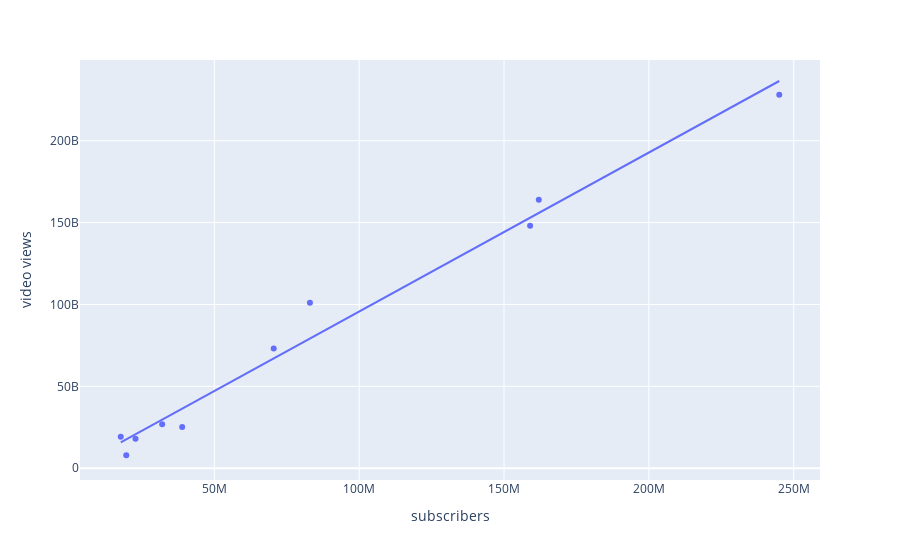

Here is the notebook cell this chart was saved with:
### Markdown cell above
Being in the top 10 of most subscribers, there seems to be some positive correlation with the amount of subscribers they have with the amount of video views with an R^2 of 0.55

### Code cell
px.scatter(df[df['Youtuber'].isin(top10_earnings['Youtuber'])], x='subscribers', y='video views', trendline='ols', hover_data=['Youtuber'])

### Figure 1 — Plotly figure (JSON) as saved in the notebook; plotly's stock layout.template omitted (floating-point values rounded to 4 significant figures)
{"data": [{"customdata": [["T-Series"], ["Cocomelon - Nursery Rhymes"], ["SET India"], ["Sony SAB"], ["Zee TV"], ["GR6 EXPLODE"], ["StarPlus"], ["KL BRO Biju Rithvik"], ["DaFuq!?Boom!"], ["ýýýýýýýýý KIMPRO"]], "hovertemplate": "subscribers=%{x}<br>video views=%{y}<br>Youtuber=%{customdata[0]}<extra></extra>", "legendgroup": "", "marker": {"color": "#636efa", "symbol": "circle"}, "mode": "markers", "name": "", "orientation": "v", "showlegend": false, "type": "scatter", "x": [245000000, 162000000, 159000000, 83000000, 70500000, 38900000, 32000000, 22800000, 19600000, 17700000], "xaxis": "x", "y": [228000000000, 164000000000, 148000000000, 101000000000, 73139054467, 25154232306, 26800674545, 17988347989, 7906181776, 19206701832], "yaxis": "y"}, {"hovertemplate": "<b>OLS trendline</b><br>video views = 971.176 * subscribers + -1.47898e+09<br>R<sup>2</sup>=0.982463<br><br>subscribers=%{x}<br>video views=%{y} <b>(trend)</b><extra></extra>", "legendgroup": "", "marker": {"color": "#636efa", "symbol": "circle"}, "mode": "lines", "name": "", "showlegend": false, "type": "scatter", "x": [17700000, 19600000, 22800000, 32000000, 38900000, 70500000, 83000000, 159000000, 162000000, 245000000], "xaxis": "x", "y": [15710000000.0, 17560000000.0, 20660000000.0, 29600000000.0, 36300000000.0, 66990000000.0, 79130000000.0, 152900000000.0, 155900000000.0, 236500000000.0], "yaxis": "y"}], "layout": {"autosize": true, "legend": {"tracegroupgap": 0}, "margin": {"t": 60}, "xaxis": {"anchor": "y", "autorange": true, "domain": [0, 1], "range": [4317000.0, 258400000.0], "title": {"text": "subscribers"}, "type": "linear"}, "yaxis": {"anchor": "x", "autorange": true, "domain": [0, 1], "range": [-9449000000.0, 249400000000.0], "title": {"text": "video views"}, "type": "linear"}}}
